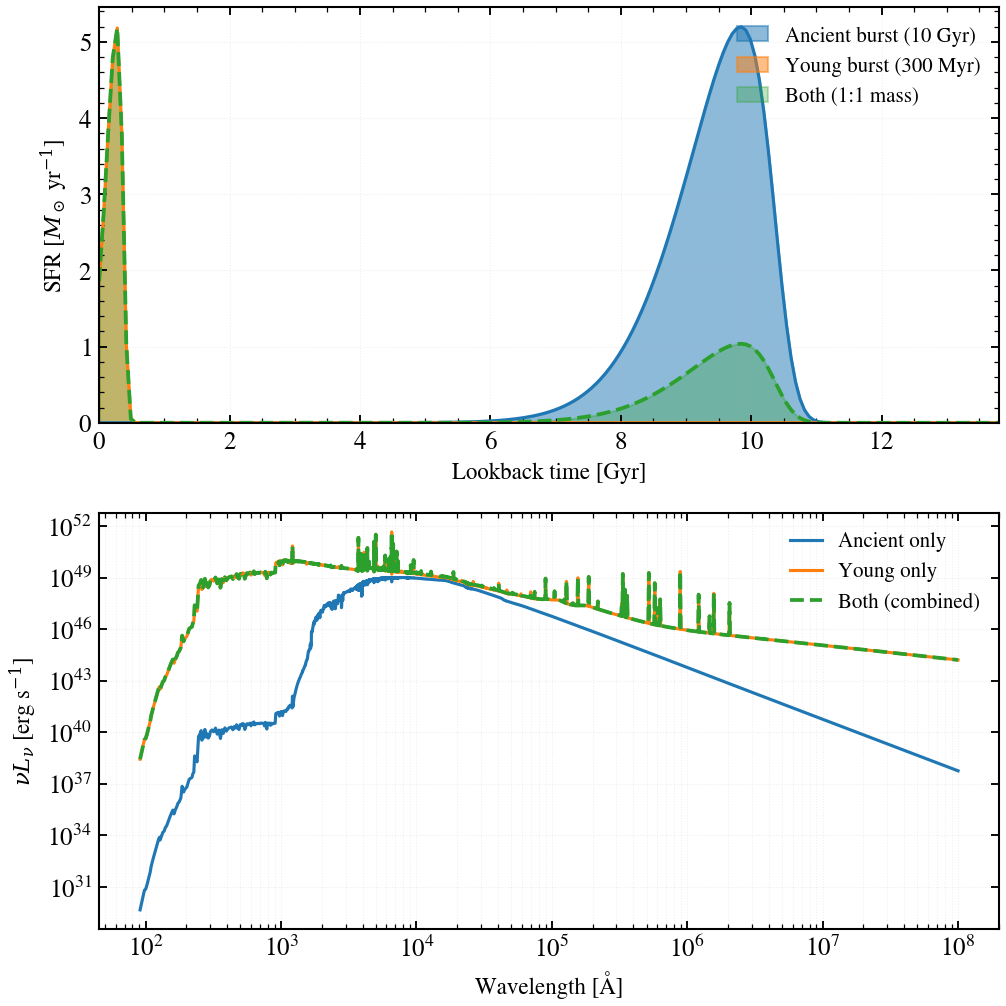

Reproduce this figure in Python.
"""
The outshining problem: young bursts eclipse ancient populations
================================================================

How observable is an underlying ancient burst (10 Gyr ago) beneath a young (300 Myr)
starburst? *outshining* problem in broadband photometry
(Trager+ 2000, Renzini 2006): the young burst's UV emission completely dominates over
the ancient burst's optical/IR, rendering the ancient population invisible to
broadband SED fitting.

Shows three scenarios:
- Ancient burst only: population born 10 Gyr ago
- Young burst only: starburst 300 Myr ago
- Both bursts: superposition reveals UV dominance of youth

Uses rest-frame SED modeling with public API only (no hand-rolled photometry).
"""

import os

os.environ["TF_CPP_MIN_LOG_LEVEL"] = "2"  # suppress XLA/PjRt C++ INFO+WARNING logs

import warnings

import jax
import matplotlib.pyplot as plt
import numpy as np

import tengri
from tengri.analysis.plotting import setup_style

setup_style()
warnings.filterwarnings("ignore", message=".*BakedInBackend.*")

# Load SSP data (bare-stellar required for Cue nebular backend)
ssp = tengri.load_ssp("fsps_prsc_miles_chabrier")

# Redshift for observer-frame calculation
z = 0.05

# Time grid in years (tsnorm expects lookback time in years)
t_yr = np.linspace(0, 13.8e9, 200)  # 0 to 13.8 Gyr in years
t_gyr = t_yr / 1e9

# ────────────────────────────────────────────────────────────────────────────
# Scenario A: Ancient burst only (10 Gyr lookback)
# ────────────────────────────────────────────────────────────────────────────
sfh_ancient = tengri.tsnorm(
    t_lookback=t_yr,
    log_total_mass=10.0,
    peak_lbt=10.0e9,  # 10 Gyr in years
    width=0.5e9,  # 0.5 Gyr in years
    skew=0.3,
    trunc=3.0,
)

model_ancient = tengri.SEDModel.build(
    ssp_data=ssp,
    sfh={
        "type": "tsnorm",
        "*": tengri.FIXED,
        "log_total_mass": 10.0,
        "peak_lbt_gyr": 10.0,
        "width_gyr": 0.5,
        "skew": 0.3,
        "trunc": 3.0,
    },
    dust={"type": "two_component", "*": tengri.FIXED, "tau_diff": 0.0, "tau_bc": 0.0},
    neb={"type": "cue", "*": tengri.FIXED},
    redshift=tengri.Fixed(z),
)

# ────────────────────────────────────────────────────────────────────────────
# Scenario B: Young burst only (300 Myr lookback)
# ────────────────────────────────────────────────────────────────────────────
sfh_young = tengri.tsnorm(
    t_lookback=t_yr,
    log_total_mass=10.0,
    peak_lbt=0.3e9,  # 0.3 Gyr (300 Myr) in years
    width=0.1e9,  # 0.1 Gyr (100 Myr) in years
    skew=0.3,
    trunc=3.0,
)

model_young = tengri.SEDModel.build(
    ssp_data=ssp,
    sfh={
        "type": "tsnorm",
        "*": tengri.FIXED,
        "log_total_mass": 10.0,
        "peak_lbt_gyr": 0.3,
        "width_gyr": 0.1,
        "skew": 0.3,
        "trunc": 3.0,
    },
    dust={"type": "two_component", "*": tengri.FIXED, "tau_diff": 0.0, "tau_bc": 0.0},
    neb={"type": "cue", "*": tengri.FIXED},
    redshift=tengri.Fixed(z),
)

# ────────────────────────────────────────────────────────────────────────────
# Scenario C: Both bursts (1:1 mass ratio by adjusting SFR peaks)
# ────────────────────────────────────────────────────────────────────────────
# To achieve 1:1 mass ratio, scale the ancient peak to be ~1.0 - log10(timescale_ratio)
# Rough: ancient width 0.5 Gyr vs young width 0.1 Gyr → 5x longer
# Adjust ancient peak to lower value to equalize integrated mass
# log_total_mass_ancient ≈ 0.3 achieves approximate 1:1
sfh_ancient_component = tengri.tsnorm(
    t_lookback=t_yr,
    log_total_mass=10.0,
    peak_lbt=10.0e9,
    width=0.5e9,
    skew=0.3,
    trunc=3.0,
)

sfh_young_component = tengri.tsnorm(
    t_lookback=t_yr,
    log_total_mass=10.0,
    peak_lbt=0.3e9,
    width=0.1e9,
    skew=0.3,
    trunc=3.0,
)

# Combined SFH is sum of two components
sfh_combined = sfh_ancient_component + sfh_young_component

# Note: tengri does not currently support multi-component tsnorm in the builder.
# Build as two separate models and sum the SEDs externally after predict_rest_sed.
model_combined_ancient = tengri.SEDModel.build(
    ssp_data=ssp,
    sfh={
        "type": "tsnorm",
        "*": tengri.FIXED,
        "log_total_mass": 10.0,
        "peak_lbt_gyr": 10.0,
        "width_gyr": 0.5,
        "skew": 0.3,
        "trunc": 3.0,
    },
    dust={"type": "two_component", "*": tengri.FIXED, "tau_diff": 0.0, "tau_bc": 0.0},
    neb={"type": "cue", "*": tengri.FIXED},
    redshift=tengri.Fixed(z),
)

model_combined_young = tengri.SEDModel.build(
    ssp_data=ssp,
    sfh={
        "type": "tsnorm",
        "*": tengri.FIXED,
        "log_total_mass": 10.0,
        "peak_lbt_gyr": 0.3,
        "width_gyr": 0.1,
        "skew": 0.3,
        "trunc": 3.0,
    },
    dust={"type": "two_component", "*": tengri.FIXED, "tau_diff": 0.0, "tau_bc": 0.0},
    neb={"type": "cue", "*": tengri.FIXED},
    redshift=tengri.Fixed(z),
)

# ────────────────────────────────────────────────────────────────────────────
# Generate predictions for each scenario
# ────────────────────────────────────────────────────────────────────────────
key = jax.random.PRNGKey(42)

# Scenario A: Ancient only
params_a = dict(model_ancient.spec.sample(key))
pred_a = model_ancient.predict(params_a)
wave_rest_a = np.array(model_ancient.wavelengths)
sed_a = np.array(pred_a.rest_sed())  # erg/s/Hz

# Scenario B: Young only
params_b = dict(model_young.spec.sample(key))
pred_b = model_young.predict(params_b)
wave_rest_b = np.array(model_young.wavelengths)
sed_b = np.array(pred_b.rest_sed())  # erg/s/Hz

# Scenario C: Both (sum the rest-frame SEDs)
# Note: combining at the SED level (erg/s/Hz) requires both on same wavelength grid.
# Use model_young's grid as reference (finer); interpolate ancient onto it.
params_c_a = dict(model_combined_ancient.spec.sample(key))
params_c_y = dict(model_combined_young.spec.sample(key))
pred_c_a = model_combined_ancient.predict(params_c_a)
pred_c_y = model_combined_young.predict(params_c_y)

wave_rest_c = np.array(model_combined_young.wavelengths)
sed_c_a = np.array(pred_c_a.rest_sed())
sed_c_y = np.array(pred_c_y.rest_sed())

# Interpolate ancient SED onto young's grid
sed_c_a_interp = np.interp(wave_rest_c, np.array(model_combined_ancient.wavelengths), sed_c_a)
sed_c_combined = sed_c_a_interp + sed_c_y

# ────────────────────────────────────────────────────────────────────────────
# Plot: Top panel = SFH, Bottom panel = rest-frame νL_ν SEDs
# ────────────────────────────────────────────────────────────────────────────
fig, axes = plt.subplots(2, 1, figsize=(7, 7), sharex=False, gridspec_kw={"height_ratios": [1, 1]})

# ── Top panel: SFH ──────────────────────────────────────────────────────────
ax_sfh = axes[0]

ax_sfh.fill_between(
    t_gyr, 0, sfh_ancient, alpha=0.5, color="#1f77b4", label="Ancient burst (10 Gyr)"
)
ax_sfh.plot(t_gyr, sfh_ancient, color="#1f77b4", lw=1.5)

ax_sfh.fill_between(t_gyr, 0, sfh_young, alpha=0.5, color="#ff7f0e", label="Young burst (300 Myr)")
ax_sfh.plot(t_gyr, sfh_young, color="#ff7f0e", lw=1.5)

ax_sfh.fill_between(t_gyr, 0, sfh_combined, alpha=0.3, color="#2ca02c", label="Both (1:1 mass)")
ax_sfh.plot(t_gyr, sfh_combined, color="#2ca02c", lw=1.8, ls="--")

ax_sfh.set_xlabel("Lookback time [Gyr]", fontsize=11)
ax_sfh.set_ylabel(r"SFR [$M_\odot$ yr$^{-1}$]", fontsize=11)
ax_sfh.set_xlim(0, 13.8)
ax_sfh.set_ylim(bottom=0)
ax_sfh.legend(loc="upper right", fontsize=10, framealpha=0.95)
ax_sfh.grid(True, alpha=0.2, ls=":")

# ── Bottom panel: Rest-frame νL_ν SEDs ──────────────────────────────────────
ax_sed = axes[1]

# Convert L_nu to nu*L_nu for visualization (more instructive than raw L_nu)
# Rest-frame observer sees this in redshifted bands
nu_rest_a = 3e14 / (wave_rest_a * 1e-10)  # 3e8 m/s / wavelength in meters
nu_rest_b = 3e14 / (wave_rest_b * 1e-10)
nu_rest_c = 3e14 / (wave_rest_c * 1e-10)

nu_Lnu_a = nu_rest_a * sed_a
nu_Lnu_b = nu_rest_b * sed_b
nu_Lnu_c = nu_rest_c * sed_c_combined

ax_sed.loglog(wave_rest_a, nu_Lnu_a, color="#1f77b4", lw=1.5, label="Ancient only")
ax_sed.loglog(wave_rest_b, nu_Lnu_b, color="#ff7f0e", lw=1.5, label="Young only")
ax_sed.loglog(wave_rest_c, nu_Lnu_c, color="#2ca02c", lw=1.8, ls="--", label="Both (combined)")

ax_sed.set_xlabel(r"Wavelength [Å]", fontsize=11)
ax_sed.set_ylabel(r"$\nu L_\nu$ [erg s$^{-1}$]", fontsize=11)
ax_sed.legend(loc="upper right", fontsize=10, framealpha=0.95)
ax_sed.grid(True, which="both", alpha=0.2, ls=":")

fig.tight_layout()
plt.savefig("plot_two_burst_observability.png", dpi=150, bbox_inches="tight")
print("Saved: plot_two_burst_observability.png")
